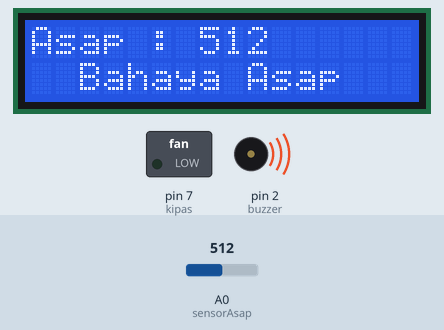
This sketch was run on a simulated Arduino Uno, built with avr-gcc and run on an emulated ATmega328P. On the bench: 16×2 character LCD, switched loads named in the sketch (green lamp = pin HIGH), buzzer (waves = sounding, pin HIGH). The inputs (shaded band) are chosen by the test bench; at power-on: A0 (sensorAsap) = 512. What the sketch prints to the serial monitor is not drawn.

Above: at 1.2 s.
1.3 s: A0 (sensorAsap) set to 318
At 4.7 s:
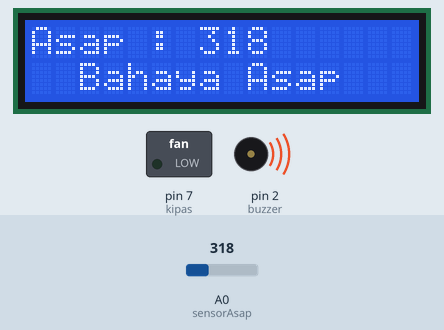
9.6 s: A0 (sensorAsap) set to 288
At 13.5 s:
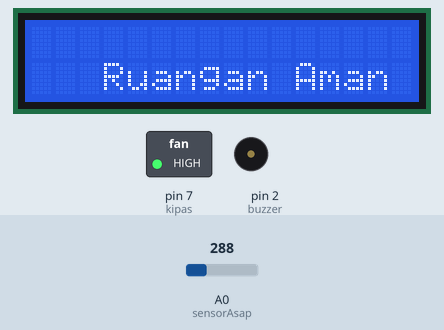
17.6 s: A0 (sensorAsap) set to 306
At 18.8 s:
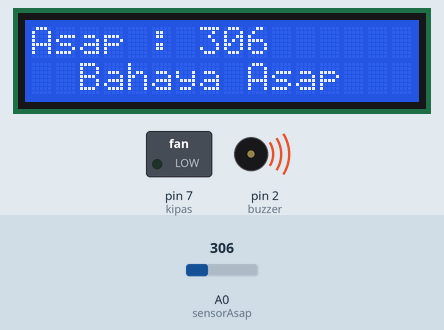
23.7 s: A0 (sensorAsap) set to 290
At 27.6 s:
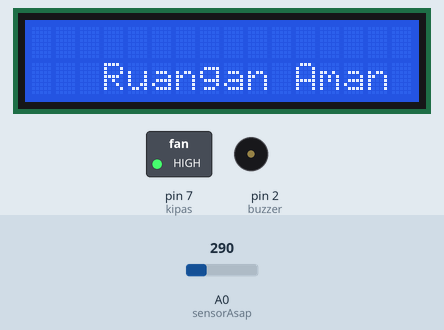
Timing chart, 0 to 29.1 s (numbered marks = the images above; inputs shaded):
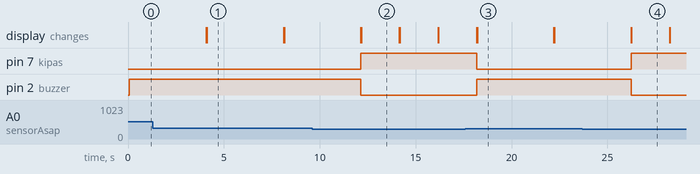

Measured:
- the behaviour switches between 301 and 300 on A0 (sensorAsap) (found by bisection; images 1 and 2)
- after the input at 1.3 s, the display: first differs from a run without the input after 2.8 s (image 1)
- after the input at 9.6 s, pin 7 (kipas): LOW → HIGH after 2.5 s; pin 2 (buzzer): HIGH → LOW after 2.5 s; the display: first differs from a run without the input after 2.6 s (image 2)
- after the input at 17.6 s, pin 7 (kipas): HIGH → LOW after 0.59 s; pin 2 (buzzer): LOW → HIGH after 0.59 s; the display: first differs from a run without the input after 0.61 s (image 3)
- after the input at 23.7 s, pin 7 (kipas): LOW → HIGH after 2.5 s; pin 2 (buzzer): HIGH → LOW after 2.5 s; the display: first differs from a run without the input after 2.5 s (image 4)
- what the display in image 1 shows lasts 4.0 s, from 4.1 s to 8.1 s
- what the display in image 2 shows lasts 2.0 s, from 12.2 s to 14.2 s

The sketch:

SensorAsap_MQ-2_.ino
```cpp
#include <LiquidCrystal_I2C.h>
#include <Wire.h>
LiquidCrystal_I2C lcd = LiquidCrystal_I2C(0x27, 16, 2);

const int sensorAsap = A0; // inisialisasi sensor asap pin pada A0
const int kipas = 7;      // inisialisasi kipas pin pada 7
const int buzzer = 2;     // inisialisasi buzzer pin pada 2

int smokeValue = 0;

void setup() {
  Serial.begin(9600);
  lcd.init();
  lcd.backlight();
  lcd.clear();
 pinMode(sensorAsap, INPUT); // Untuk menentukan pin sensor asap sebagai input
 pinMode(buzzer, OUTPUT);  // Untuk menentukan pin buzzer sebagai output
 pinMode(kipas, OUTPUT);  // Untuk menentukan pin kipas sebagai output
digitalWrite(buzzer,LOW);
digitalWrite(kipas,HIGH);
}

void loop() {
 //output Asap

smokeValue = analogRead(sensorAsap); // Membaca nilai sensor MQ-2
Serial.print("Asap: ");
Serial.println(smokeValue);

if (smokeValue > 300){
  digitalWrite(buzzer, HIGH);
  digitalWrite(kipas, LOW);
  lcd.setCursor(0, 0);
  lcd.print("Asap : ");
  lcd.print(smokeValue);
  lcd.setCursor(2, 1);
  lcd.print("Bahaya Asap");
  delay(4000);
  lcd.clear();

}

else {
  digitalWrite(buzzer, LOW);
  digitalWrite(kipas, HIGH);
  lcd.setCursor(3, 1);
  lcd.print("Ruangan Aman");
  delay(2000);
  lcd.clear();
}
}
```
